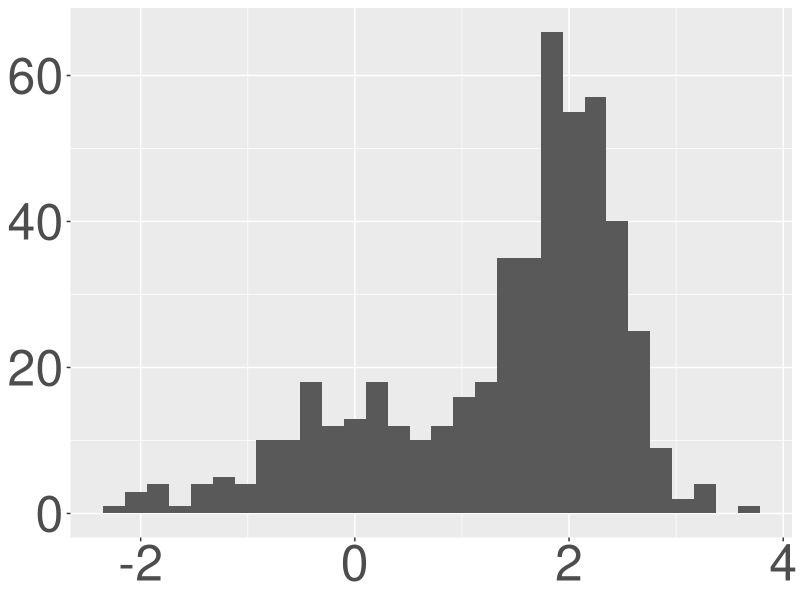
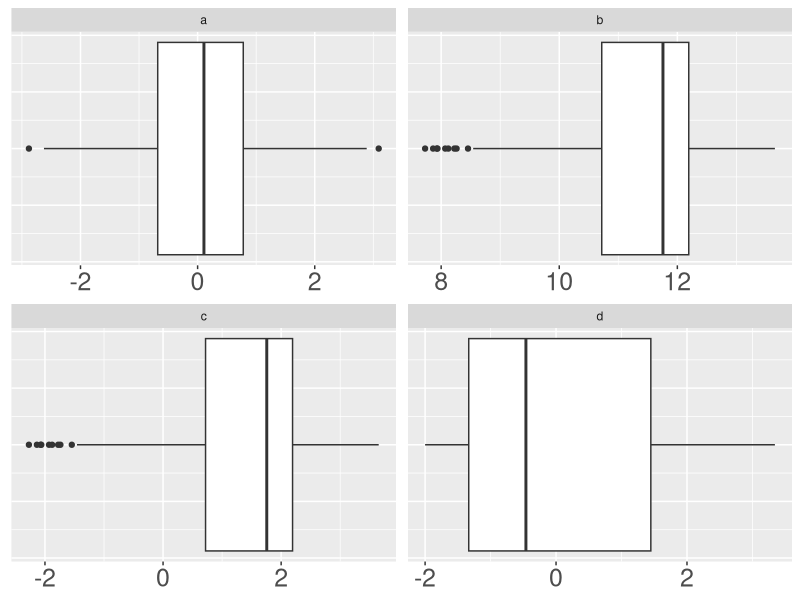
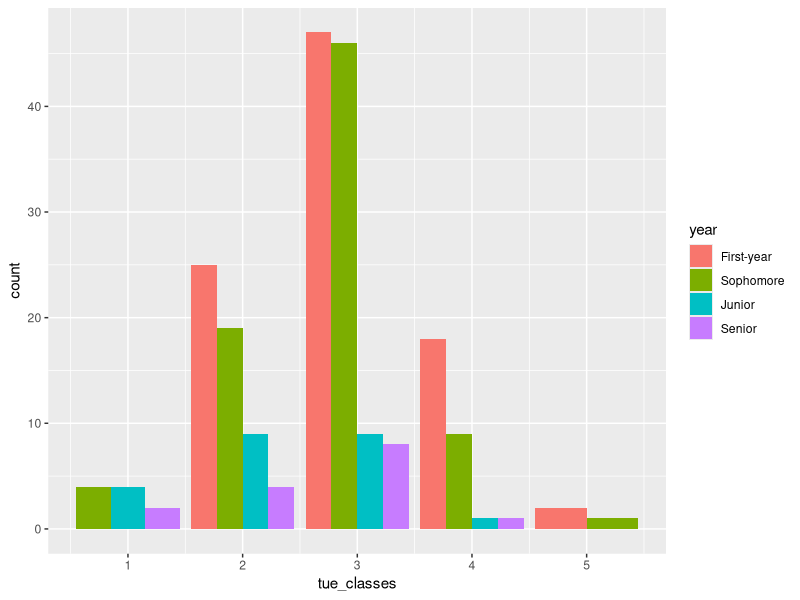
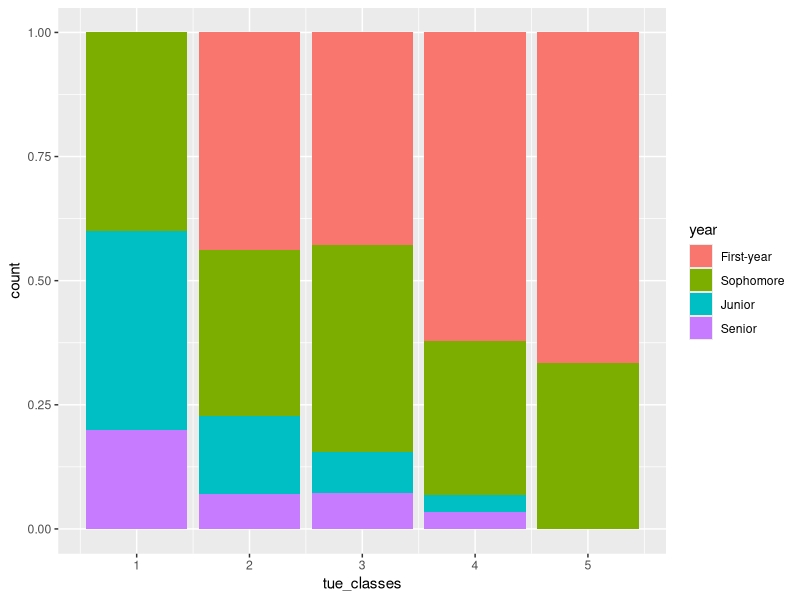
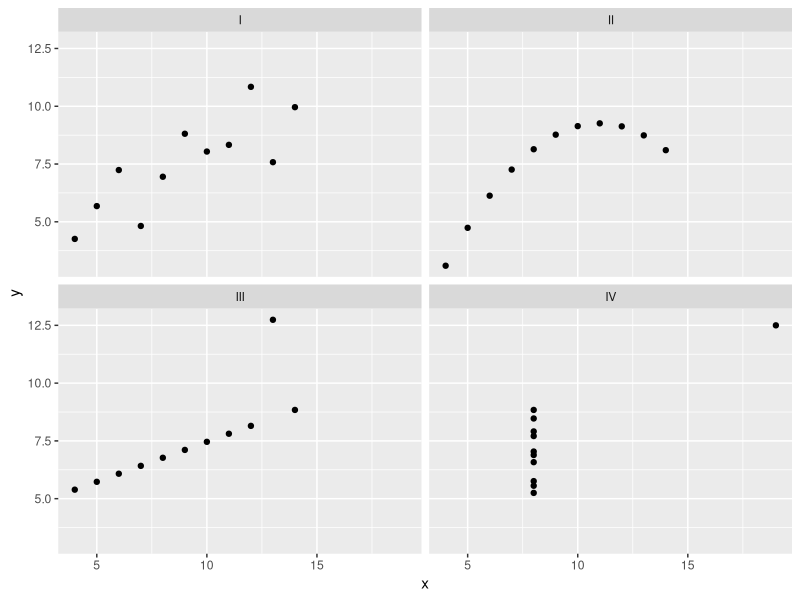
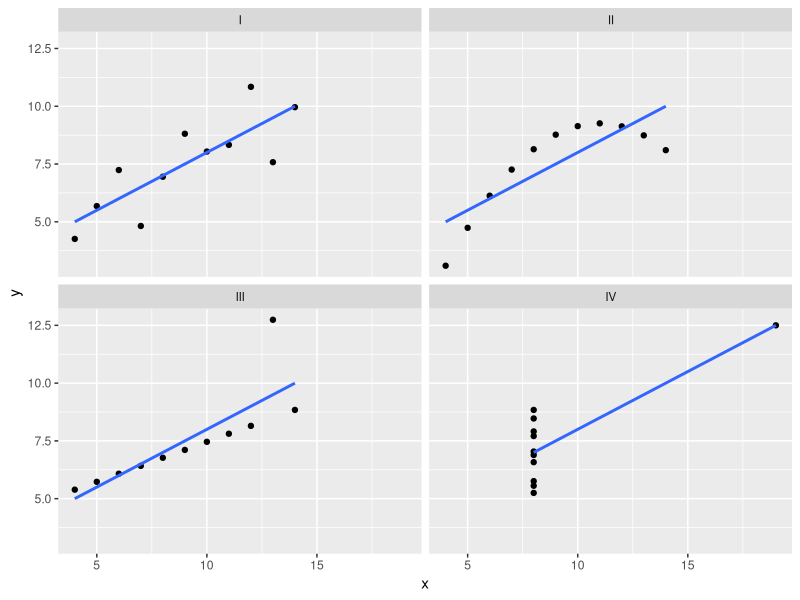

Reproduce these figures in R, in order.
## ---- chunk 1
#| include: false
library(tidyverse)
todays_ae <- "ae-08-age-gaps-sales-import"
## ---- chunk 2
#| echo: false

df <- tibble(
  x = c(1, 2, 3, 4, 5, 6),
  y = c("John", "John", "Cameron", "Zito", "Zito", "Zito")
)
## ---- chunk 3
df
## ---- chunk 4
#| echo: false
#| warning: false
set.seed(100)
x <- c(rnorm(150), rnorm(350, mean = 2, sd = 0.5))
df <- tibble(x = x)
ggplot(df, aes(x = x)) +
  geom_histogram() + 
  theme(axis.text = element_text(size = 36)) + 
  labs(x = NULL, y = NULL)
## ---- chunk 5
#| echo: false
#| fig-asp: 0.33
#| warning: false
w <- rnorm(500)
y <- c(pmax(rnorm(350, mean = -1), -2), rnorm(150, mean = 2, sd = 0.5))
z <- x + 10
X <- as_tibble(cbind(sort(rep(1:4, 500)), c(w, z, x, y))) |>
  mutate(
    V1 = case_when(
      V1 == 1 ~ "a",
      V1 == 2 ~ "b",
      V1 == 3 ~ "c",
      V1 == 4 ~ "d",
    )
  )
ggplot(X, aes(x = V2)) + 
  geom_boxplot() + 
  facet_wrap(.~V1, scales = "free") + 
  theme(axis.text = element_text(size = 18), 
        axis.text.y = element_blank(),
        axis.ticks.y = element_blank()) + 
  labs(x = NULL, y = NULL)
## ---- chunk 6
survey <- read_csv("data/survey-2025-02-06.csv")
survey
## ---- chunk 7
survey <- survey |>
  rename(
    tue_classes = `How many classes do you have on Tuesdays?`,
    year = `What year are you?`
  ) |>
  mutate(
    tue_classes = case_when(
      tue_classes == "2 -3" ~ "3",
      tue_classes == "3 classes" ~ "3",
      tue_classes == "Four" ~ "4",
      tue_classes == "TWO MANY" ~ "2",
      tue_classes == "Three" ~ "3",
      tue_classes == "Two" ~ "2",
      tue_classes == "Two plus a chemistry lab" ~ "3",
      tue_classes == "three" ~ "3",
      .default = tue_classes
    ),
    tue_classes = as.numeric(tue_classes),
    year = fct_relevel(year, "First-year", "Sophomore", "Junior", "Senior")
  ) |>
  select(tue_classes, year)
survey
## ---- chunk 8
survey
## ---- chunk 9
ggplot(survey, aes(x = tue_classes, fill = year)) + 
  geom_bar(position = "dodge")
## ---- chunk 10
ggplot(survey, aes(x = tue_classes, fill = year)) + 
  geom_bar(position = "fill")
## ---- chunk 11
survey |>
  count(tue_classes, year) |>
  group_by(tue_classes) |>
  mutate(prop = n / sum(n))
## ---- chunk 12
#| echo: false
anscombe_tidy <- anscombe |>
    mutate(observation = seq_len(n())) |>
    gather(key, value, -observation) |>
    separate(key, c("variable", "set"), 1, convert = TRUE) |>
    mutate(set = c("I", "II", "III", "IV")[set]) |>
    spread(variable, value)
## ---- chunk 13
#| echo: false
anscombe_tidy |>
  filter(set == "I") |>
  select(x, y)
## ---- chunk 14
#| echo: false
anscombe_tidy |>
  filter(set == "II") |>
  select(x, y)
## ---- chunk 15
#| echo: false
anscombe_tidy |>
  filter(set == "III") |>
  select(x, y)
## ---- chunk 16
#| echo: false
anscombe_tidy |>
  filter(set == "IV") |>
  select(x, y)
## ---- chunk 17
ggplot(anscombe_tidy, aes(x, y)) +
  geom_point() +
  facet_wrap(~ set) 
## ---- chunk 18
ggplot(anscombe_tidy, aes(x, y)) +
  geom_point() +
  facet_wrap(~ set) +
  geom_smooth(method = "lm", se = FALSE)
## ---- chunk 19
anscombe_tidy |>
  group_by(set) |>
  summarize(
    xbar = mean(x),
    ybar = mean(y),
    sx = sd(x),
    sy = sd(y),
    r = cor(x, y)
  )
